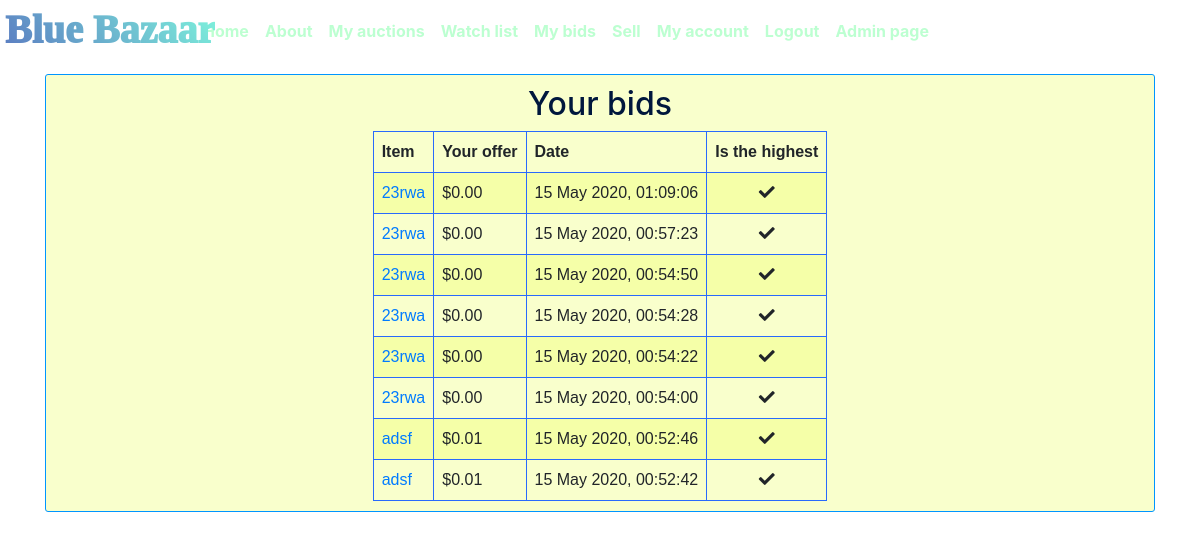
The app's page /merchant/bids/derentis (signed in), older data.
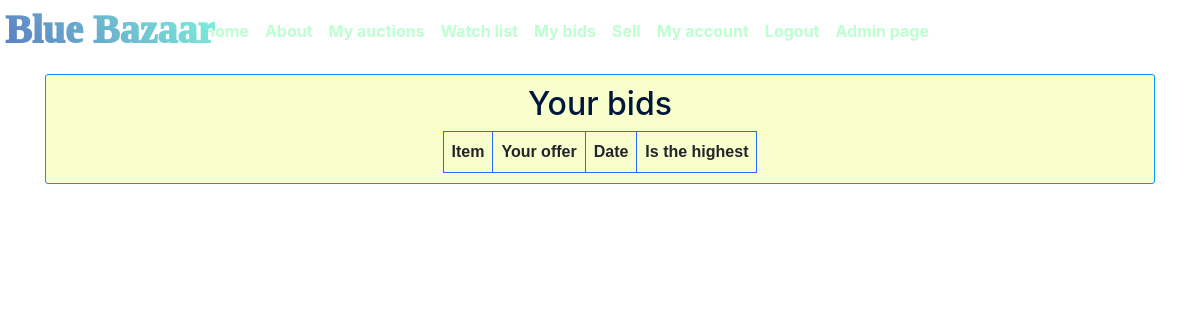
The same page, newer data.
### bazaar/models.py (models this page shows, shortened)
class Bid(models.Model):
    item = models.ForeignKey(Item, on_delete=models.CASCADE, related_name='item_id')
    merchant = models.ForeignKey(User, models.SET_NULL, blank=True, null=True, related_name='user_bid_id')
    bid = models.DecimalField(
        'new price', max_digits=8, decimal_places=2, default=0,
        validators=[MinValueValidator(0, "Are you OK?! Price can\'t be lesser than %(limit_value)s!")]
    )
    date = models.DateTimeField(auto_now_add=True)

class Item(models.Model):
    merchant      = models.ForeignKey(User, on_delete=models.CASCADE)  # , null=True, blank=True
    title         = models.CharField(max_length=200)
    slug          = models.SlugField(unique=True)
    description   = models.TextField(default='')
    date_posted   = models.DateTimeField('date published', auto_now_add=True)
    price         = models.DecimalField(
        'price', max_digits=8, decimal_places=2, default=0,
        validators=[MinValueValidator(0, "Are you OK?! Price can\'t be lesser than %(limit_value)s!")]
    )
    end_of_auction = models.DateTimeField(
        'end of auction',
        default=timezone.now()+datetime.timedelta(days=10),
        validators=[MinValueValidator(
            timezone.now(),
            "You can\'t set end of auction in the past."
        )]
    )
    watch_list    = models.ManyToManyField(
        settings.AUTH_USER_MODEL, blank=True, related_name='item_watch_list'
    )
    class Condition(models.TextChoices):
        NEW = 'NEW', _('New')
        USED = 'USE', _('Used')
        REFURBISHED = 'REF', _('Refurbished')
        NOT_WORKING = 'NOT', _('For parts or not working')
    condition = models.CharField(
        'condition',
        max_length=3,
        choices=Condition.choices,
        default=Condition.USED,
    )
    def __str__(self):
        return self.title
    main_image = models.ImageField(
        'thumbnail', default='default_item.jpg', upload_to=get_path_for_my_model_file
    )
    def remaining_time(self):
        return (self.end_of_auction - timezone.now()).days
    remaining_time.admin_order_field = 'remaining_time'
    remaining_time.short_description = 'How much time is left?'

### bazaar/views.py (the view)
# urls.py: path('merchant/bids/<str:username>', MerchantBidListView.as_view(), name='merchant-bids'),
class MerchantBidListView(generic.ListView):
    model = Bid
    template_name = 'bazaar/merchant_bids.html' # <APP>/<MODEL>_<VIEWTYPE>.HTML
    context_object_name = 'bids'  # def: home
    paginate_by = 15
    def get_queryset(self):
        user = get_object_or_404(User, username=self.kwargs.get('username'))
        if user != self.request.user:
            raise Http404("You're trying to reach data of other users. "
                          "You are a bad boy.")
        return Bid.objects.filter(merchant=user).order_by('-date')

### bazaar/templates/bazaar/merchant_bids.html (shortened to what this page needs)
{% extends "bazaar/base.html" %}
{% block content %}
    <article class="media content-section">
    <div class ="centering">
        <h2 class="header-center">Your bids</h2>
        <table>
          <tr>
              <th>Item</th>
            <th>Your offer</th>
            <th>Date</th>
            <th>Is the highest</th>
          </tr>
           {% for bid in bids %}
              <tr class="bid-tr">
                <td><a href="{% url 'item-detail' slug=bid.item.slug %}"> {{ bid.item }} </a></td>
                <td> ${{ bid.bid }} </td>
                <td> {{ bid.date|date:"d F Y, H:i:s" }} </td>
                <td class="centering">
            {% if bid.bid == bid.item.price %}
                   <i class="fa fa-check"></i>
            {% else %}
                   <i class="fa fa-times"></i>
            {% endif %}
                </td>
              </tr>
            {% endfor %}
        </table>
    </div>
    </article>
{% endblock content %}

Row changes from the older to the newer data that the page shows:
removed Bid: item "23rwa", bid "0.00", date "15 May 2020, 01:09:06"
removed Bid: item "23rwa", bid "0.00", date "15 May 2020, 00:57:23"
removed Bid: item "23rwa", bid "0.00", date "15 May 2020, 00:54:50"
removed Bid: item "23rwa", bid "0.00", date "15 May 2020, 00:54:28"
removed Bid: item "23rwa", bid "0.00", date "15 May 2020, 00:54:22"
removed Bid: item "23rwa", bid "0.00", date "15 May 2020, 00:54:00"
removed Bid: item "adsf", bid "0.01", date "15 May 2020, 00:52:46"
removed Bid: item "adsf", bid "0.01", date "15 May 2020, 00:52:42"
